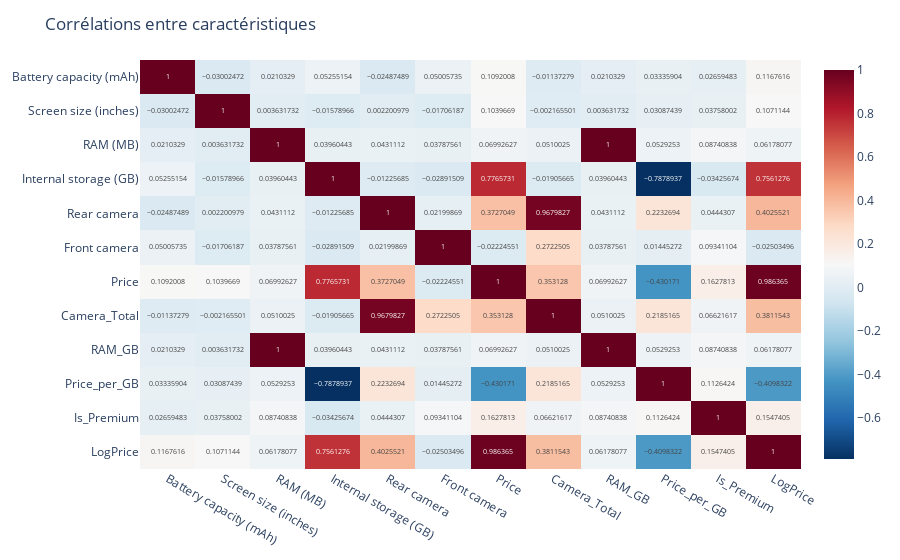
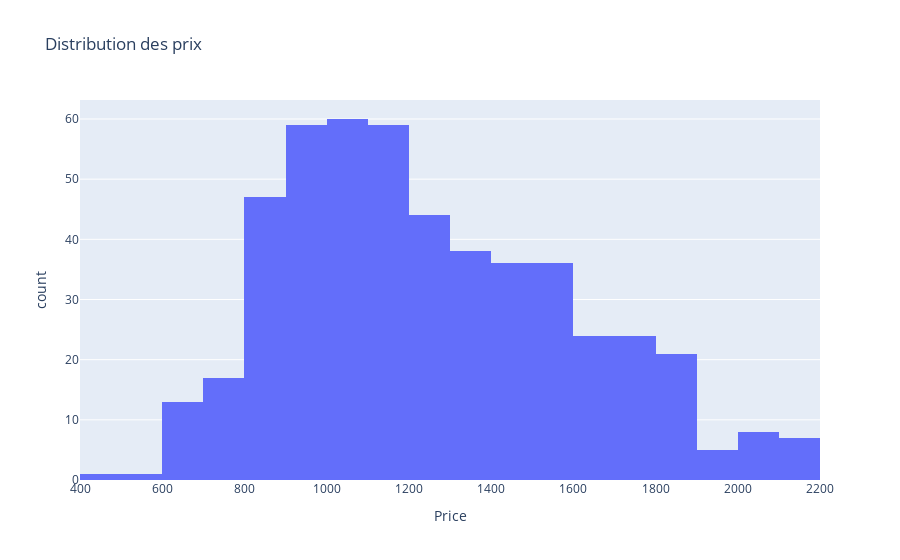

Notebook source saved alongside these figures, in order:
### Markdown cell above
# ## 5. Analyse des données

### Code cell
# Heatmap des corrélations
corr = df.select_dtypes(include=np.number).corr()
fig = px.imshow(corr, text_auto=True, aspect="auto", color_continuous_scale='RdBu_r')
fig.update_layout(title='Corrélations entre caractéristiques')
fig.show()

# Distribution des prix
fig = px.histogram(df, x='Price', nbins=30, title='Distribution des prix')
fig.show()

### Figure 1 — Plotly figure (JSON) as saved in the notebook; plotly's stock layout.template omitted (floating-point values rounded to 4 significant figures; data arrays with more than 128 entries replaced by an {"elided": "..."} marker saying what was removed)
{"data": [{"coloraxis": "coloraxis", "hovertemplate": "x: %{x}<br>y: %{y}<br>color: %{z}<extra></extra>", "name": "0", "texttemplate": "%{z}", "type": "heatmap", "x": ["Battery capacity (mAh)", "Screen size (inches)", "RAM (MB)", "Internal storage (GB)", "Rear camera", "Front camera", "Price", "Camera_Total", "RAM_GB", "Price_per_GB", "Is_Premium", "LogPrice"], "xaxis": "x", "y": ["Battery capacity (mAh)", "Screen size (inches)", "RAM (MB)", "Internal storage (GB)", "Rear camera", "Front camera", "Price", "Camera_Total", "RAM_GB", "Price_per_GB", "Is_Premium", "LogPrice"], "yaxis": "y", "z": {"elided": "12x12 float values"}}], "layout": {"coloraxis": {"colorscale": [[0, "rgb(5,48,97)"], [0.1, "rgb(33,102,172)"], [0.2, "rgb(67,147,195)"], [0.3, "rgb(146,197,222)"], [0.4, "rgb(209,229,240)"], [0.5, "rgb(247,247,247)"], [0.6, "rgb(253,219,199)"], [0.7, "rgb(244,165,130)"], [0.8, "rgb(214,96,77)"], [0.9, "rgb(178,24,43)"], [1, "rgb(103,0,31)"]]}, "margin": {"t": 60}, "title": {"text": "Corrélations entre caractéristiques"}, "xaxis": {"anchor": "y", "domain": [0, 1]}, "yaxis": {"anchor": "x", "autorange": "reversed", "domain": [0, 1]}}}

### Figure 2 — Plotly figure (JSON) as saved in the notebook; plotly's stock layout.template omitted (floating-point values rounded to 4 significant figures; data arrays with more than 128 entries replaced by an {"elided": "..."} marker saying what was removed)
{"data": [{"bingroup": "x", "hovertemplate": "Price=%{x}<br>count=%{y}<extra></extra>", "legendgroup": "", "marker": {"color": "#636efa", "pattern": {"shape": ""}}, "name": "", "nbinsx": 30, "orientation": "v", "showlegend": false, "type": "histogram", "x": {"elided": "500 float values"}, "xaxis": "x", "yaxis": "y"}], "layout": {"barmode": "relative", "legend": {"tracegroupgap": 0}, "title": {"text": "Distribution des prix"}, "xaxis": {"anchor": "y", "domain": [0, 1], "title": {"text": "Price"}}, "yaxis": {"anchor": "x", "domain": [0, 1], "title": {"text": "count"}}}}
